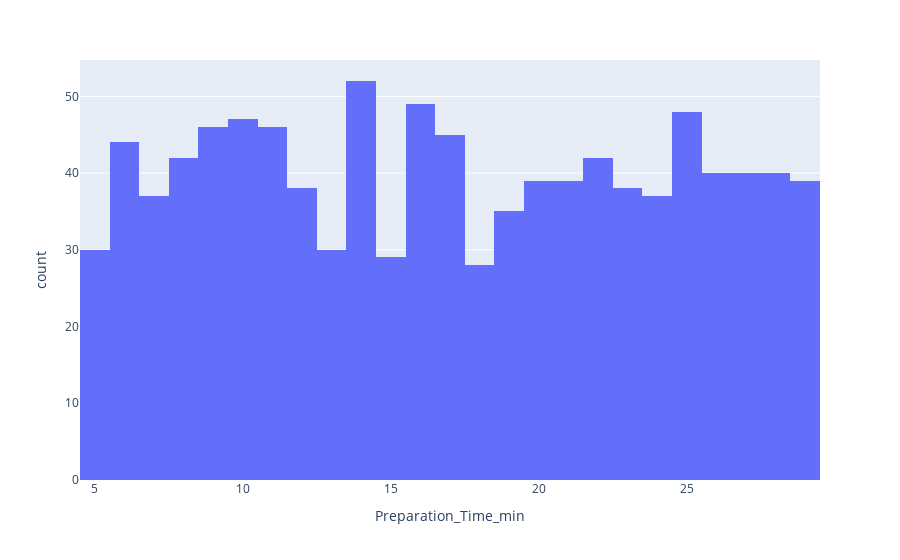
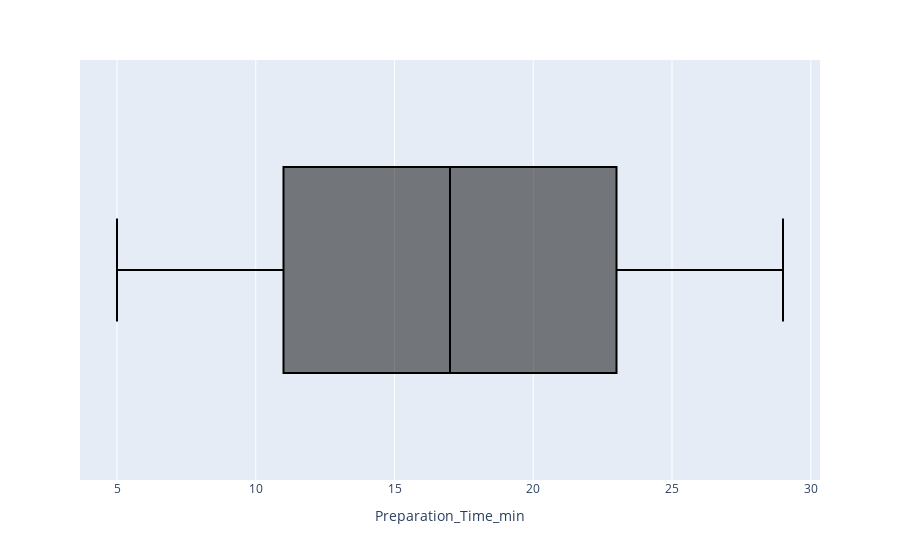

The notebook cell these images were saved under, in order:
### Code cell
fig = px.histogram(df, x= 'Preparation_Time_min', nbins=25)
fig2 = px.box(df, x= 'Preparation_Time_min',color_discrete_sequence=['black'])
fig.show()
fig2.show()

### Figure 1 — Plotly figure (JSON) as saved in the notebook; plotly's stock layout.template omitted (floating-point values rounded to 4 significant figures; data arrays with more than 128 entries replaced by an {"elided": "..."} marker saying what was removed)
{"data": [{"alignmentgroup": "True", "bingroup": "x", "hovertemplate": "Preparation_Time_min=%{x}<br>count=%{y}<extra></extra>", "legendgroup": "", "marker": {"color": "#636efa", "pattern": {"shape": ""}}, "name": "", "nbinsx": 25, "offsetgroup": "", "orientation": "v", "showlegend": false, "type": "histogram", "x": {"elided": "1000 int values"}, "xaxis": "x", "yaxis": "y"}], "layout": {"barmode": "relative", "legend": {"tracegroupgap": 0}, "margin": {"t": 60}, "xaxis": {"anchor": "y", "domain": [0, 1], "title": {"text": "Preparation_Time_min"}}, "yaxis": {"anchor": "x", "domain": [0, 1], "title": {"text": "count"}}}}

### Figure 2 — Plotly figure (JSON) as saved in the notebook; plotly's stock layout.template omitted (floating-point values rounded to 4 significant figures; data arrays with more than 128 entries replaced by an {"elided": "..."} marker saying what was removed)
{"data": [{"alignmentgroup": "True", "hovertemplate": "Preparation_Time_min=%{x}<extra></extra>", "legendgroup": "", "marker": {"color": "black"}, "name": "", "notched": false, "offsetgroup": "", "orientation": "h", "showlegend": false, "type": "box", "x": {"elided": "1000 int values"}, "x0": " ", "xaxis": "x", "y0": " ", "yaxis": "y"}], "layout": {"boxmode": "group", "legend": {"tracegroupgap": 0}, "margin": {"t": 60}, "xaxis": {"anchor": "y", "domain": [0, 1], "title": {"text": "Preparation_Time_min"}}, "yaxis": {"anchor": "x", "domain": [0, 1]}}}
